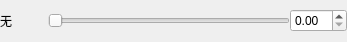
<?xml version="1.0" encoding="UTF-8"?>
<ui version="4.0">
 <class>SliderControl</class>
 <widget class="QWidget" name="SliderControl">
  <property name="geometry">
   <rect>
    <x>0</x>
    <y>0</y>
    <width>347</width>
    <height>42</height>
   </rect>
  </property>
  <property name="windowTitle">
   <string>Form</string>
  </property>
  <layout class="QGridLayout" name="gridLayout">
   <property name="leftMargin">
    <number>0</number>
   </property>
   <property name="topMargin">
    <number>0</number>
   </property>
   <property name="rightMargin">
    <number>0</number>
   </property>
   <property name="bottomMargin">
    <number>0</number>
   </property>
   <property name="spacing">
    <number>0</number>
   </property>
   <item row="0" column="0">
    <layout class="QHBoxLayout" name="horizontalLayout">
     <item>
      <widget class="QLabel" name="controlName">
       <property name="sizePolicy">
        <sizepolicy hsizetype="Preferred" vsizetype="Preferred">
         <horstretch>1</horstretch>
         <verstretch>0</verstretch>
        </sizepolicy>
       </property>
       <property name="text">
        <string>无</string>
       </property>
      </widget>
     </item>
     <item>
      <widget class="QSlider" name="horizontalSlider">
       <property name="sizePolicy">
        <sizepolicy hsizetype="Expanding" vsizetype="Fixed">
         <horstretch>5</horstretch>
         <verstretch>0</verstretch>
        </sizepolicy>
       </property>
       <property name="orientation">
        <enum>Qt::Horizontal</enum>
       </property>
      </widget>
     </item>
     <item>
      <widget class="QDoubleSpinBox" name="spinBox"/>
     </item>
    </layout>
   </item>
  </layout>
 </widget>
 <resources/>
 <connections/>
</ui>
